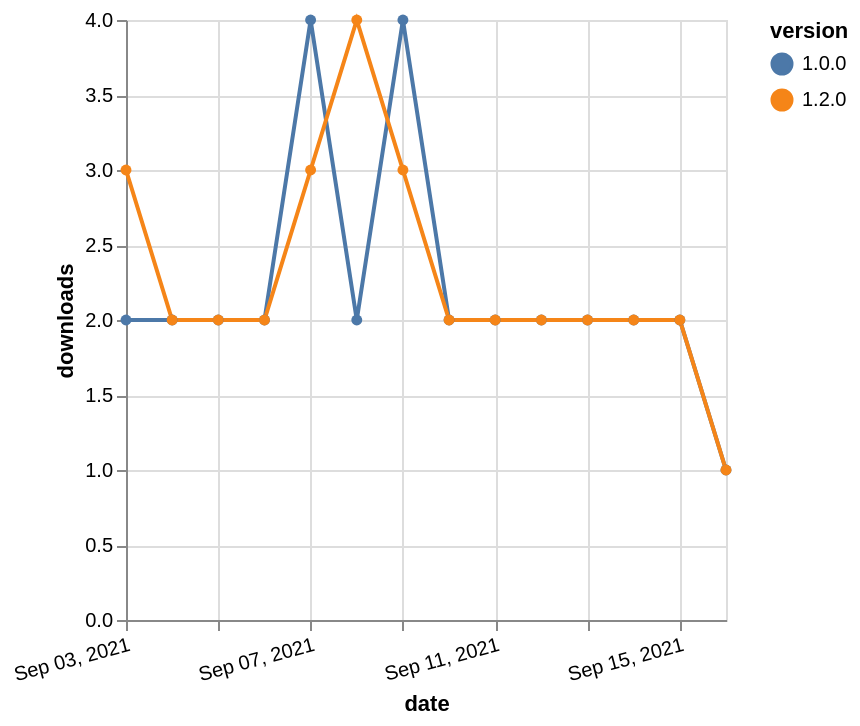

Here is the Vega-Lite specification saved for this chart:
### Vega-Lite specification from a JSON file in a GitHub repository (floating-point values rounded to 4 significant figures)
{"$schema": "https://vega.github.io/schema/vega-lite/v5.json", "description": "A simple bar chart with embedded data.", "data": {"values": [{"date": "2021-09-03", "total": 727, "delta": 2, "version": "1.0.0"}, {"date": "2021-09-04", "total": 729, "delta": 2, "version": "1.0.0"}, {"date": "2021-09-05", "total": 731, "delta": 2, "version": "1.0.0"}, {"date": "2021-09-06", "total": 733, "delta": 2, "version": "1.0.0"}, {"date": "2021-09-07", "total": 737, "delta": 4, "version": "1.0.0"}, {"date": "2021-09-08", "total": 739, "delta": 2, "version": "1.0.0"}, {"date": "2021-09-09", "total": 743, "delta": 4, "version": "1.0.0"}, {"date": "2021-09-10", "total": 745, "delta": 2, "version": "1.0.0"}, {"date": "2021-09-11", "total": 747, "delta": 2, "version": "1.0.0"}, {"date": "2021-09-12", "total": 749, "delta": 2, "version": "1.0.0"}, {"date": "2021-09-13", "total": 751, "delta": 2, "version": "1.0.0"}, {"date": "2021-09-14", "total": 753, "delta": 2, "version": "1.0.0"}, {"date": "2021-09-15", "total": 755, "delta": 2, "version": "1.0.0"}, {"date": "2021-09-16", "total": 756, "delta": 1, "version": "1.0.0"}, {"date": "2021-09-03", "total": 238, "delta": 3, "version": "1.2.0"}, {"date": "2021-09-04", "total": 240, "delta": 2, "version": "1.2.0"}, {"date": "2021-09-05", "total": 242, "delta": 2, "version": "1.2.0"}, {"date": "2021-09-06", "total": 244, "delta": 2, "version": "1.2.0"}, {"date": "2021-09-07", "total": 247, "delta": 3, "version": "1.2.0"}, {"date": "2021-09-08", "total": 251, "delta": 4, "version": "1.2.0"}, {"date": "2021-09-09", "total": 254, "delta": 3, "version": "1.2.0"}, {"date": "2021-09-10", "total": 256, "delta": 2, "version": "1.2.0"}, {"date": "2021-09-11", "total": 258, "delta": 2, "version": "1.2.0"}, {"date": "2021-09-12", "total": 260, "delta": 2, "version": "1.2.0"}, {"date": "2021-09-13", "total": 262, "delta": 2, "version": "1.2.0"}, {"date": "2021-09-14", "total": 264, "delta": 2, "version": "1.2.0"}, {"date": "2021-09-15", "total": 266, "delta": 2, "version": "1.2.0"}, {"date": "2021-09-16", "total": 267, "delta": 1, "version": "1.2.0"}]}, "width": "container", "mark": {"type": "line", "point": {"filled": true}}, "encoding": {"x": {"field": "date", "type": "temporal", "timeUnit": "yearmonthdate", "title": "date", "axis": {"labelAngle": -15}}, "y": {"field": "delta", "type": "quantitative", "title": "downloads"}, "color": {"field": "version", "type": "nominal"}, "tooltip": {"field": "delta"}}}
